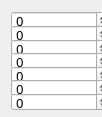
   <widget class="QWidget" name="layoutWidget">
    <property name="geometry">
     <rect>
      <x>365</x>
      <y>340</y>
      <width>102</width>
      <height>117</height>
     </rect>
    </property>
    <property name="minimumSize">
     <size>
      <width>100</width>
      <height>18</height>
     </size>
    </property>
    <property name="maximumSize">
     <size>
      <width>16777215</width>
      <height>117</height>
     </size>
    </property>
    <layout class="QVBoxLayout" name="verticalLayout_3">
     <property name="spacing">
      <number>0</number>
     </property>
     <item>
      <widget class="QSpinBox" name="elevator_speed_control">
       <property name="sizePolicy">
        <sizepolicy hsizetype="Preferred" vsizetype="Preferred">
         <horstretch>0</horstretch>
         <verstretch>0</verstretch>
        </sizepolicy>
       </property>
       <property name="minimumSize">
        <size>
         <width>100</width>
         <height>18</height>
        </size>
       </property>
       <property name="maximumSize">
        <size>
         <width>100</width>
         <height>117</height>
        </size>
       </property>
       <property name="baseSize">
        <size>
         <width>0</width>
         <height>0</height>
        </size>
       </property>
       <property name="font">
        <font>
         <family>aakar</family>
         <pointsize>10</pointsize>
        </font>
       </property>
       <property name="styleSheet">
        <string notr="true"/>
       </property>
       <property name="minimum">
        <number>-999999999</number>
       </property>
       <property name="maximum">
        <number>999999999</number>
       </property>
      </widget>
     </item>
     <item>
      <widget class="QSpinBox" name="lower_LM_speed_control">
       <property name="sizePolicy">
        <sizepolicy hsizetype="Preferred" vsizetype="Preferred">
         <horstretch>0</horstretch>
         <verstretch>0</verstretch>
        </sizepolicy>
       </property>
       <property name="minimumSize">
        <size>
         <width>100</width>
         <height>18</height>
        </size>
       </property>
       <property name="maximumSize">
        <size>
         <width>100</width>
         <height>117</height>
        </size>
       </property>
       <property name="baseSize">
        <size>
         <width>0</width>
         <height>0</height>
        </size>
       </property>
       <property name="font">
        <font>
         <family>aakar</family>
         <pointsize>10</pointsize>
        </font>
       </property>
       <property name="styleSheet">
        <string notr="true"/>
       </property>
       <property name="minimum">
        <number>-999999999</number>
       </property>
       <property name="maximum">
        <number>999999999</number>
       </property>
      </widget>
     </item>
     <item>
      <widget class="QSpinBox" name="upper_LM_speed_control">
       <property name="sizePolicy">
        <sizepolicy hsizetype="Preferred" vsizetype="Preferred">
         <horstretch>0</horstretch>
         <verstretch>0</verstretch>
        </sizepolicy>
       </property>
       <property name="minimumSize">
        <size>
         <width>100</width>
         <height>18</height>
        </size>
       </property>
       <property name="maximumSize">
        <size>
         <width>100</width>
         <height>117</height>
        </size>
       </property>
       <property name="baseSize">
        <size>
         <width>0</width>
         <height>0</height>
        </size>
       </property>
       <property name="font">
        <font>
         <family>aakar</family>
         <pointsize>10</pointsize>
        </font>
       </property>
       <property name="styleSheet">
        <string notr="true"/>
       </property>
       <property name="minimum">
        <number>-999999999</number>
       </property>
       <property name="maximum">
        <number>999999999</number>
       </property>
      </widget>
     </item>
     <item>
      <widget class="QSpinBox" name="PP_sensors_reset">
       <property name="sizePolicy">
        <sizepolicy hsizetype="Preferred" vsizetype="Preferred">
         <horstretch>0</horstretch>
         <verstretch>0</verstretch>
        </sizepolicy>
       </property>
       <property name="minimumSize">
        <size>
         <width>100</width>
         <height>18</height>
        </size>
       </property>
       <property name="maximumSize">
        <size>
         <width>100</width>
         <height>117</height>
        </size>
       </property>
       <property name="baseSize">
        <size>
         <width>0</width>
         <height>0</height>
        </size>
       </property>
       <property name="font">
        <font>
         <family>aakar</family>
         <pointsize>10</pointsize>
        </font>
       </property>
       <property name="styleSheet">
        <string notr="true"/>
       </property>
       <property name="minimum">
        <number>-999999999</number>
       </property>
       <property name="maximum">
        <number>999999999</number>
       </property>
      </widget>
     </item>
     <item>
      <widget class="QSpinBox" name="elevator_counter_reset">
       <property name="sizePolicy">
        <sizepolicy hsizetype="Preferred" vsizetype="Preferred">
         <horstretch>0</horstretch>
         <verstretch>0</verstretch>
        </sizepolicy>
       </property>
       <property name="minimumSize">
        <size>
         <width>100</width>
         <height>18</height>
        </size>
       </property>
       <property name="maximumSize">
        <size>
         <width>100</width>
         <height>117</height>
        </size>
       </property>
       <property name="baseSize">
        <size>
         <width>0</width>
         <height>0</height>
        </size>
       </property>
       <property name="font">
        <font>
         <family>aakar</family>
         <pointsize>10</pointsize>
        </font>
       </property>
       <property name="styleSheet">
        <string notr="true"/>
       </property>
       <property name="minimum">
        <number>-999999999</number>
       </property>
       <property name="maximum">
        <number>999999999</number>
       </property>
      </widget>
     </item>
     <item>
      <widget class="QSpinBox" name="lower_LM_encorder_reset">
       <property name="sizePolicy">
        <sizepolicy hsizetype="Preferred" vsizetype="Preferred">
         <horstretch>0</horstretch>
         <verstretch>0</verstretch>
        </sizepolicy>
       </property>
       <property name="minimumSize">
        <size>
         <width>100</width>
         <height>18</height>
        </size>
       </property>
       <property name="maximumSize">
        <size>
         <width>100</width>
         <height>117</height>
        </size>
       </property>
       <property name="baseSize">
        <size>
         <width>0</width>
         <height>0</height>
        </size>
       </property>
       <property name="font">
        <font>
         <family>aakar</family>
         <pointsize>10</pointsize>
        </font>
       </property>
       <property name="styleSheet">
        <string notr="true"/>
       </property>
       <property name="minimum">
        <number>-999999999</number>
       </property>
       <property name="maximum">
        <number>999999999</number>
       </property>
      </widget>
     </item>
     <item>
      <widget class="QSpinBox" name="upper_LM_encorder_reset">
       <property name="sizePolicy">
        <sizepolicy hsizetype="Preferred" vsizetype="Preferred">
         <horstretch>0</horstretch>
         <verstretch>0</verstretch>
        </sizepolicy>
       </property>
       <property name="minimumSize">
        <size>
         <width>100</width>
         <height>18</height>
        </size>
       </property>
       <property name="maximumSize">
        <size>
         <width>100</width>
         <height>117</height>
        </size>
       </property>
       <property name="baseSize">
        <size>
         <width>0</width>
         <height>0</height>
        </size>
       </property>
       <property name="font">
        <font>
         <family>aakar</family>
         <pointsize>10</pointsize>
        </font>
       </property>
       <property name="styleSheet">
        <string notr="true"/>
       </property>
       <property name="minimum">
        <number>-999999999</number>
       </property>
       <property name="maximum">
        <number>999999999</number>
       </property>
      </widget>
     </item>
    </layout>
   </widget>
